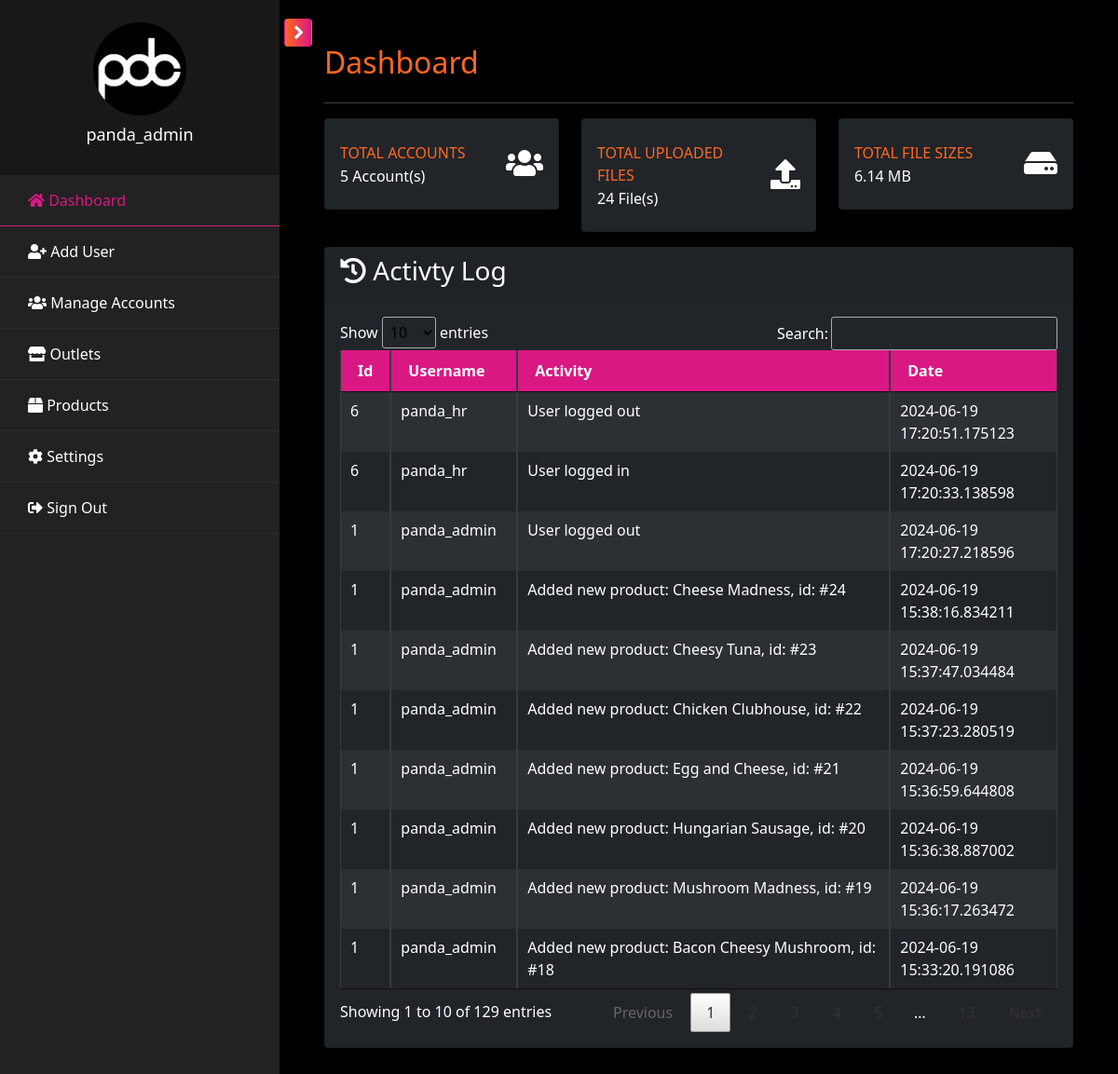
Page /pages/admin/admin.dashboard.php (signed in) on the committed database.
### tables this page shows
CREATE TABLE `tbl_activity` (
  `id` int(100) NOT NULL,
  `user_id` varchar(100) NOT NULL,
  `activity` varchar(2000) NOT NULL,
  `type` varchar(100) NOT NULL,
  `date_posted` datetime(6) NOT NULL DEFAULT current_timestamp(6)
);

CREATE TABLE `tbl_user` (
  `id` int(11) NOT NULL,
  `username` varchar(100) NOT NULL,
  `password` varchar(255) NOT NULL,
  `role` enum('admin','support','dev','marketing','hr','outlet') NOT NULL,
  `branch` varchar(100) DEFAULT NULL,
  `status` enum('Active','Inactive') NOT NULL DEFAULT 'Active',
  `created` datetime(6) DEFAULT current_timestamp(6),
  `updated` datetime(6) DEFAULT current_timestamp(6) ON UPDATE current_timestamp(6)
);

### includes/upload_size.php (called while the page is built)
<?php
function getDirectorySize($directory) {
    $size = 0;
    foreach (new RecursiveIteratorIterator(new RecursiveDirectoryIterator($directory)) as $file) {
        if ($file->isFile()) {
            $size += $file->getSize();
        }
    }
    return $size;
}
function getFileCount($directory) {
    $count = 0;
    foreach (new RecursiveIteratorIterator(new RecursiveDirectoryIterator($directory)) as $file) {
        if ($file->isFile()) {
            $count++;
        }
    }
    return $count;
}
function formatSize($bytes, $decimals = 2) {
    $size = array('B', 'KB', 'MB', 'GB', 'TB', 'PB', 'EB', 'ZB', 'YB');
    $factor = floor((strlen($bytes) - 1) / 3);
    return sprintf("%.{$decimals}f", $bytes / pow(1024, $factor)) . ' ' . $size[$factor];
}
?>

### pages/admin/admin.dashboard.php (the view)
<?php include('admin.header.php'); ?>
            <div id="content" class="p-4 p-md-5 pt-5">
                <h2 class="mb-4 text-orange">Dashboard</h2>
                <hr />
                <div class="row">
                    <div class="col-lg-4 col-md-6 col-sm-6 col-12 mb-3">
                        <div class="card py-2 bg-dark">
                            <div class="card-body">
                                <div class="row no-gutters align-items-center">
                                    <div class="col mr-0">
                                        <div class="text-xs font-weight-bold text-orange text-uppercase mb-1">Total Accounts</div>
                                        <div class="h6 mb-0">
                                            <?php
                                                $acc_qry = "SELECT COUNT(*) FROM tbl_user WHERE status='Active'";
                                                $result = mysqli_query($conn, $acc_qry) or die(mysqli_error($db));
                                                while ($row = mysqli_fetch_array($result)) {
                                                    if($row[0] <= 0) {
                                                        echo "0";
                                                    }
                                                    else {
                                                        echo "$row[0]";
                                                    }
                                                }
                                            ?>&nbsp;Account(s)
                                        </div>
                                    </div>
                                    <div class="col-auto">
                                        <i class="fas fa-users fa-2x"></i>
                                    </div>
                                </div>
                            </div>
                        </div>
                    </div>
                    <div class="col-lg-4 col-md-6 col-sm-6 col-12 mb-3">
                        <div class="card py-2 bg-dark">
                            <div class="card-body">
                                <div class="row no-gutters align-items-center">
                                    <div class="col mr-0">
                                        <div class="text-xs font-weight-bold text-orange text-uppercase mb-1">Total Uploaded Files</div>
                                        <div class="h6 mb-0">
                                            <?php
                                                $directory = '../../uploads/';
                                                $totalFiles  = getFileCount($directory);
                                                echo $totalFiles;
                                            ?>&nbsp;File(s)
                                        </div>
                                    </div>
                                    <div class="col-auto">
                                        <i class="fas fa-upload fa-2x"></i>
                                    </div>
                                </div>
                            </div>
                        </div>
                    </div>
                    <div class="col-lg-4 col-md-6 col-sm-6 col-12 mb-3">
                        <div class="card py-2 bg-dark">
                            <div class="card-body">
                                <div class="row no-gutters align-items-center">
                                    <div class="col mr-0">
                                        <div class="text-xs font-weight-bold text-orange text-uppercase mb-1">Total File Sizes</div>
                                        <div class="h6 mb-0">
                                            <?php
                                                $directory = '../../uploads/';
                                                $totalSize = getDirectorySize($directory);
                                                echo formatSize($totalSize);
                                            ?>
                                        </div>
                                    </div>
                                    <div class="col-auto">
                                        <i class="fas fa-hdd fa-2x"></i>
                                    </div>
                                </div>
                            </div>
                        </div>
                    </div>
                </div>
                <div class="card bg-dark">
                    <div class="card-header">
                        <h3><i class="fas fa-history"></i> Activty Log</h3>
                    </div>
                    <div class="card-body">
                        <div class="table-responsive">
                            <table class="table table-bordered table-striped table-dark table-sm w-100" id="al_table">
                                <thead>
                                    <tr>
                                        <th>Id</th>
                                        <th>Username</th>
                                        <th>Activity</th>
                                        <th>Date</th>
                                    </tr>
                                </thead>
                                <tbody>
                                    <?php
                                        $activity_qry = mysqli_query($conn, "SELECT a.*, u.id as userid, u.username FROM tbl_activity a INNER JOIN tbl_user u ON a.user_id = u.id ORDER BY date_posted DESC");
                                        while($rows=mysqli_fetch_array($activity_qry)){
                                    ?>
                                        <tr>
                                            <td><?php echo $rows["userid"]; ?></td>
                                            <td><?php echo $rows["username"]; ?></td>
                                            <td><?php echo $rows["activity"]; ?></td>
                                            <td><?php echo $rows["date_posted"]; ?></td>
                                        </tr>
                                    <?php } ?>
                                </tbody>
                            </table>
                        </div>
                    </div>
                </div>
            </div>
<?php include('admin.footer.php'); ?>

### pages/admin/admin.header.php (shortened to what this page needs)
<?php
$current_page = basename($_SERVER['PHP_SELF']);
$accounts_page = ['admin.accounts.php', 'admin.user.php'];
$outlet_page = ['admin.outlet.php', 'admin.add.outlet.php', 'admin.edit.outlet.php'];
$product_page = ['admin.products.php', 'admin.add.product.php', 'admin.edit.product.php'];
include('../../includes/upload_size.php');
?>
<!DOCTYPE html>
<html lang="en">
    <head>
        <link href="../../assets/vendor/bootstrap/css/bootstrap.min.css" rel="stylesheet">
        <link href="../../assets/vendor/bootstrap-icons/bootstrap-icons.css" rel="stylesheet">
        <link href="../../assets/vendor/fontawesome/css/all.min.css" rel="stylesheet">
        <link href="../../assets/vendor/swiper/swiper-bundle.min.css" rel="stylesheet">
        <link href="../../assets/vendor/datatables/jquery.dataTables.min.css" rel="stylesheet">
        <link rel="stylesheet" href="https://stackpath.bootstrapcdn.com/font-awesome/4.7.0/css/font-awesome.min.css">
        <link href="../../assets/css/main.style.css" rel="stylesheet">
    </head>
    <body>
        <div class="wrapper d-flex align-items-stretch">
            <nav id="sidebar">
                <div class="custom-menu">
                    <button type="button" id="sidebarCollapse" class="btn btn-orange">
                    </button>
                </div>
                <div class="img bg-wrap text-center py-4" style="background-image: url(../../assets/img/wallpaper.jpg);">
                    <div class="user-logo">
                        <div class="img" style="background-image: url(../../assets/img/PDC-square.png);"></div>
                        <h3><?php echo $_SESSION['username']; ?></h3>
                    </div>
                </div>
                <ul class="list-unstyled components mb-5">
                    <li class="<?php echo ($current_page == 'admin.dashboard.php') ? 'active' : ''; ?>">
                        <a href="admin.dashboard.php"><span class="fas fa-home mr-3"></span>&nbsp;Dashboard</a>
                    </li>
                    <li class="<?php echo ($current_page == 'admin.register.php') ? 'active' : ''; ?>">
                        <a href="admin.register.php"><span class="fas fa-user-plus mr-3"></span>&nbsp;Add User</a>
                    </li>
                    <li class="<?php echo (in_array($current_page, $accounts_page)) ? 'active' : ''; ?>">
                        <a href="admin.accounts.php"><span class="fas fa-users mr-3"></span>&nbsp;Manage Accounts</a>
                    </li>
                    <li class="<?php echo (in_array($current_page, $outlet_page)) ? 'active' : ''; ?>">
                        <a href="admin.outlet.php"><span class="fas fa-store mr-3"></span>&nbsp;Outlets</a>
                    </li>
                    <li class="<?php echo (in_array($current_page, $product_page)) ? 'active' : ''; ?>">
                        <a href="admin.products.php"><span class="fas fa-box mr-3"></span>&nbsp;Products</a>
                    </li>
                    <li class="<?php echo ($current_page == 'admin.settings.php') ? 'active' : ''; ?>">
                        <a href="admin.settings.php"><span class="fas fa-cog mr-3"></span>&nbsp;Settings</a>
                    </li>
                    <li>
                        <a href="../../includes/logout.php"><span class="fas fa-sign-out-alt mr-3"></span>&nbsp;Sign Out</a>
                    </li>
                </ul>
            </nav>

### pages/admin/admin.footer.php (shortened to what this page needs)
        </div>
    </body>
</html>

### assets/css/main.style.css (style rules this page uses)
body { background-color: #000; color: #fff; text-align: left; margin: 0; }
.text-orange { color: #FF671F; }
.btn-orange { color: #fff; background-color: #FF671F; border-color: #FF671F; }
.img { background-size: cover; background-repeat: no-repeat; background-position: center center; }
.wrapper { width: 100%; }
#sidebar { min-width: 300px; max-width: 300px; background: #222; color: #fff; -webkit-transition: all 0.3s; -o-transition: all 0.3s; transition: all 0.3s; position: relative; }
#sidebar ul.components { padding: 0; }
#sidebar ul li { font-size: 16px; }
#sidebar ul li a { text-decoration: none; padding: 15px 30px; display: block; color: #fff; border-bottom: 1px solid rgba(255, 255, 255, 0.05); }
#sidebar ul li.active > a { background: transparent; color: #da1884; border-bottom: 1px solid #DA1884; }
#sidebar .custom-menu { display: inline-block; position: absolute; top: 20px; right: 0; margin-right: -35px; -webkit-transition: 0.3s; -o-transition: 0.3s; transition: 0.3s; }
#sidebar .custom-menu .btn.btn-orange { background: linear-gradient(to right, #FF671F, #DA1884); border-color: transparent; position: relative; color: #fff; width: 30px; height: 30px; }
#sidebar .custom-menu .btn.btn-orange:after, #sidebar .custom-menu .btn.btn-orange:before { position: absolute; top: 2px; left: 0; right: 0; bottom: 0; font-family: "FontAwesome"; color: #fff; }
#sidebar .custom-menu .btn.btn-orange:after { content: "\f054"; left: 2px; }
.bg-wrap { width: 100%; position: relative; z-index: 0; }
.bg-wrap:after { z-index: -1; position: absolute; top: 0; left: 0; right: 0; bottom: 0; content: ''; background: #000; opacity: .3; }
.bg-wrap .user-logo .img { width: 100px; height: 100px; border-radius: 50%; margin: 0 auto; margin-bottom: 10px; }
.bg-wrap .user-logo h3 { color: #fff; font-size: 18px; }
#content { width: 100%; padding: 0; min-height: 100vh; -webkit-transition: all 0.3s; -o-transition: all 0.3s; transition: all 0.3s; }
.table-dark { background-color: #222; color: #fff; }
.table-dark thead th { background-color: #DA1884; color: #fff; }

### rows in the picture
tbl_activity: user "6", user.username "panda_hr", activity "User logged out", date_posted "2024-06-19 17:20:51.175123"
tbl_activity: user "6", user.username "panda_hr", activity "User logged in", date_posted "2024-06-19 17:20:33.138598"
tbl_activity: user "1", user.username "panda_admin", activity "User logged out", date_posted "2024-06-19 17:20:27.218596"
tbl_activity: user "1", user.username "panda_admin", activity "Added new product: Cheese Madness, id: #24", date_posted "2024-06-19 15:38:16.834211"
tbl_activity: user "1", user.username "panda_admin", activity "Added new product: Cheesy Tuna, id: #23", date_posted "2024-06-19 15:37:47.034484"
tbl_activity: user "1", user.username "panda_admin", activity "Added new product: Chicken Clubhouse, id: #22", date_posted "2024-06-19 15:37:23.280519"
tbl_activity: user "1", user.username "panda_admin", activity "Added new product: Egg and Cheese, id: #21", date_posted "2024-06-19 15:36:59.644808"
tbl_activity: user "1", user.username "panda_admin", activity "Added new product: Hungarian Sausage, id: #20", date_posted "2024-06-19 15:36:38.887002"
tbl_activity: user "1", user.username "panda_admin", activity "Added new product: Mushroom Madness, id: #19", date_posted "2024-06-19 15:36:17.263472"
tbl_activity: user "1", user.username "panda_admin", activity "Added new product: Bacon Cheesy Mushroom, id: #18", date_posted "2024-06-19 15:33:20.191086"

### other values in the picture
$_SESSION['username'] "panda_admin"
$row[0] "5"
$totalFiles "24"
formatSize($totalSize) "6.14 MB"
